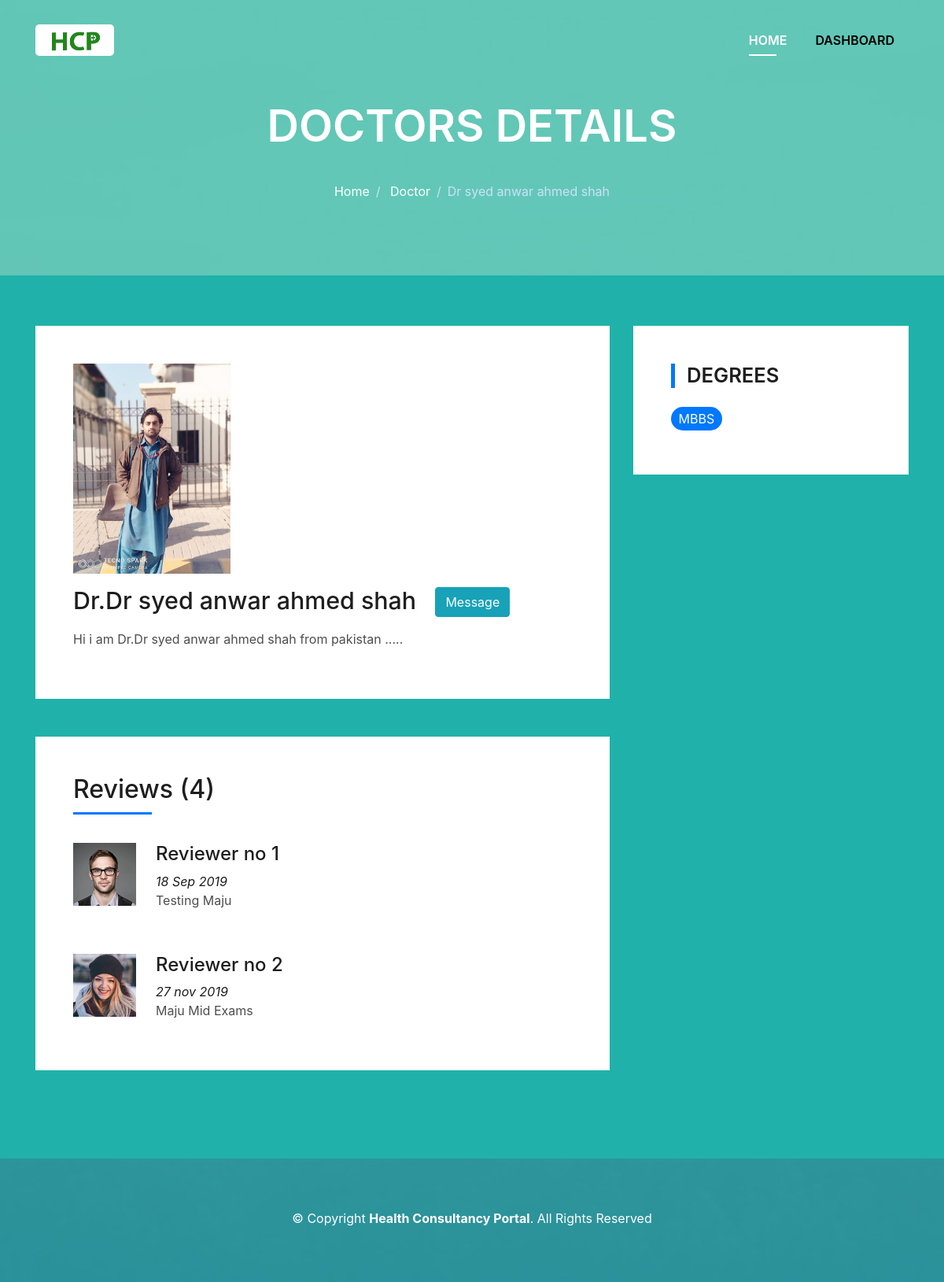
Screenshot of /doctor/doctor.php (signed in) with the database file from the repository.
### tables this page shows
CREATE TABLE `tbldoctors` (
  `id` int(10) NOT NULL,
  `name` varchar(255) NOT NULL,
  `faname` varchar(255) NOT NULL,
  `email` varchar(255) NOT NULL,
  `contact` varchar(255) NOT NULL,
  `address` varchar(255) NOT NULL,
  `regno` varchar(255) NOT NULL,
  `qualification` varchar(255) NOT NULL,
  `degimage` varchar(255) NOT NULL DEFAULT 'image.jpg',
  `certimage` varchar(255) NOT NULL DEFAULT 'image.jpg',
  `city` varchar(255) NOT NULL,
  `country` varchar(255) NOT NULL,
  `specialization` varchar(255) NOT NULL,
  `password` varchar(255) NOT NULL,
  `gender` varchar(10) NOT NULL,
  `status` int(10) NOT NULL DEFAULT 1
);

### doctor/doctor.php (the view, shortened to what this page needs)
<?php
include('dheader.php');
$qs = mysqli_query($conn,"SELECT * FROM `tbldoctors` WHERE `email`='$_SESSION[email]' and `name`='$_SESSION[name]' and `specialization`='$_SESSION[specialization]'");
if(mysqli_num_rows($qs) > 0){
    $row = mysqli_fetch_array($qs);
}
?>
  <div class="intro intro-single route bg-image" style="background-image: url(../img/overlay-bg.jpg)">
    <div class="overlay-mf"></div>
    <div class="intro-content display-table">
      <div class="table-cell">
        <div class="container">
          <h2 class="intro-title mb-4">Doctors Details</h2>
          <ol class="breadcrumb d-flex justify-content-center">
            <li class="breadcrumb-item">
              <a href="#">Home</a>
            </li>
            <li class="breadcrumb-item">
              <a href="#">Doctor</a>
            </li>
            <li class="breadcrumb-item active"><?php echo $row['name']; ?></li>
          </ol>
        </div>
      </div>
    </div>
  </div>
  <section class="blog-wrapper sect-pt4" id="blog">
    <div class="container">
      <div class="row">
        <div class="col-md-8">
          <div class="post-box">
            <div class="post-thumb">
              <img src="../upload/<?php echo $row['certimage'];?>" class="img-fluid" width="200px">
            </div>
            <div class="post-meta">
              <h1 class="article-title">Dr.<?php echo $row['name']; ?>&nbsp;&nbsp;&nbsp;<input type="submit" value="Message" class="btn btn-info"></h1>
            </div>
            <div class="article-content">
              <p>Hi i am Dr.<?php echo $row['name']; ?> from pakistan .....
              </p>
            </div>
          </div>
          <div class="box-comments">
            <div class="title-box-2">
              <h4 class="title-comments title-left">Reviews (4)</h4>
            </div>
            <ul class="list-comments">
              <li>
                <div class="comment-avatar">
                  <img src="../img/testimonial-2.jpg" alt="">
                </div>
                <div class="comment-details">
                  <h4 class="comment-author">Reviewer no 1</h4>
                  <span>18 Sep 2019</span>
                  <p>Testing Maju
                  </p>
                </div>
              </li>
                <div class="comment-avatar">
                  <img src="../img/testimonial-4.jpg" alt="">
                </div>
                <div class="comment-details">
                  <h4 class="comment-author">Reviewer no 2</h4>
                  <span>27 nov 2019</span>
                  <p>
                    Maju Mid Exams
                  </p>
                </div>
            </ul>
          </div>
        </div>
        <div class="col-md-4">
               <div class="widget-sidebar widget-tags">
            <h5 class="sidebar-title">Degrees</h5>
            <div class="sidebar-content">
              <ul>
                <li>
                  <a href="#" style="pointer-events: none;"><?php echo $row['qualification']; ?></a>
                </li>
              </ul>
            </div>
          </div>
        </div>
      </div>
    </div>
  </section>
  <section class="paralax-mf footer-paralax bg-image sect-mt4 route" style="background-image: url(../img/overlay-bg.jpg)">
    <div class="overlay-mf"></div>
    <footer>
      <div class="container">
        <div class="row">
          <div class="col-sm-12">
            <div class="copyright-box">
              <p class="copyright">&copy; Copyright <strong>Health Consultancy Portal</strong>. All Rights Reserved</p>
            </div>
          </div>
        </div>
      </div>
    </footer>
  </section>
</body>
</html>

### css/style.css (style rules this page uses)
body { background-color: lightseagreen; color: #4e4e4e; }
h1, h2, h3, h4, h5, h6 { color: #1e1e1e; }
a { color: #1e1e1e; transition: all 0.5s ease-in-out; }
.box-shadow, .paralax-mf, .service-box, .work-box, .card-blog { box-shadow: 0 13px 8px -10px rgba(0, 0, 0, 0.1); }
.bg-image { background-repeat: no-repeat; background-attachment: fixed; background-size: cover; background-position: center center; }
.overlay-mf { background-color: lightseagreen; }
.overlay-mf { position: absolute; top: 0; left: 0px; padding: 0; height: 100%; width: 100%; opacity: .7; }
.paralax-mf { position: relative; padding: 8rem 0; }
.display-table { width: 100%; height: 100%; display: table; }
.table-cell { display: table-cell; vertical-align: middle; }
.sect-pt4 { padding-top: 4rem; }
.sect-mt4 { margin-top: 4rem; }
.title-box-2 { margin-bottom: 3rem; }
.title-left { font-size: 2rem; position: relative; }
.title-left:before { content: ''; position: absolute; height: 3px; background-color: #0078ff; width: 100px; bottom: -12px; }
.ul-resect, .socials ul, .list-ico, .blog-wrapper .post-meta ul, .box-comments .list-comments, .widget-sidebar .list-sidebar, .widget-tags ul { list-style: none; padding-left: 0; margin-bottom: 0; }
.intro { height: 100vh; position: relative; color: #fff; }
.intro .intro-content { text-align: center; position: absolute; }
.intro .intro-title { color: #fff; font-weight: 600; font-size: 3rem; }
.intro-single { height: 350px; }
.intro-single .intro-content { margin-top: 30px; }
.intro-single .intro-title { text-transform: uppercase; font-size: 3rem; }
.intro-single .breadcrumb { background-color: transparent; color: #0078ff; }
.intro-single .breadcrumb .breadcrumb-item:before { color: #cde1f8; }
.intro-single .breadcrumb .breadcrumb-item.active { color: #cde1f8; }
.intro-single .breadcrumb a { color: #fff; }
.post-box, .form-comments, .box-comments, .widget-sidebar { padding: 2rem; background-color: #fff; margin-bottom: 3rem; }
.blog-wrapper .article-title { font-size: 1.5rem; }
.blog-wrapper .post-meta { margin: 1rem 0; }
.box-comments .list-comments li { padding-bottom: 40px; }
.box-comments .list-comments .comment-avatar { display: table-cell; vertical-align: top; }
.box-comments .list-comments .comment-avatar img { width: 80px; height: 80px; }
.box-comments .list-comments .comment-author { font-size: 1.3rem; }
.box-comments .list-comments .comment-details { display: table-cell; vertical-align: top; padding-left: 25px; }
.box-comments .list-comments span { color: #1e1e1e; font-style: italic; }
.widget-sidebar .sidebar-title { font-size: 1.6rem; font-weight: 600; border-left: 5px solid #0078ff; padding-left: 15px; text-transform: uppercase; margin-bottom: 1.5rem; }
.widget-tags ul li { display: inline-block; background-color: #0078ff; padding: .2rem .6rem; margin-bottom: .5rem; border-radius: 15px; }
.widget-tags ul li a { color: #fff; }
.footer-paralax { padding: 4rem 0 0 0; }
footer { text-align: center; color: #fff; padding-bottom: 4rem; }
footer .copyright { margin-bottom: .3rem; }
@media (min-width: 768px) { .intro .intro-title { font-size: 4.5rem; } }
@media (min-width: 768px) { .intro-single .intro-title { font-size: 3.5rem; } }
@media (min-width: 768px) { .post-box, .form-comments, .box-comments, .widget-sidebar { padding: 3rem; } }
@media (min-width: 768px) { .blog-wrapper .article-title { font-size: 1.9rem; } }
@media (min-width: 768px) { .box-comments .list-comments .comment-author { font-size: 1.5rem; } }

### rows the page displays
tbldoctors: name "Dr syed anwar ahmed shah", certimage (picture), qualification "MBBS"
